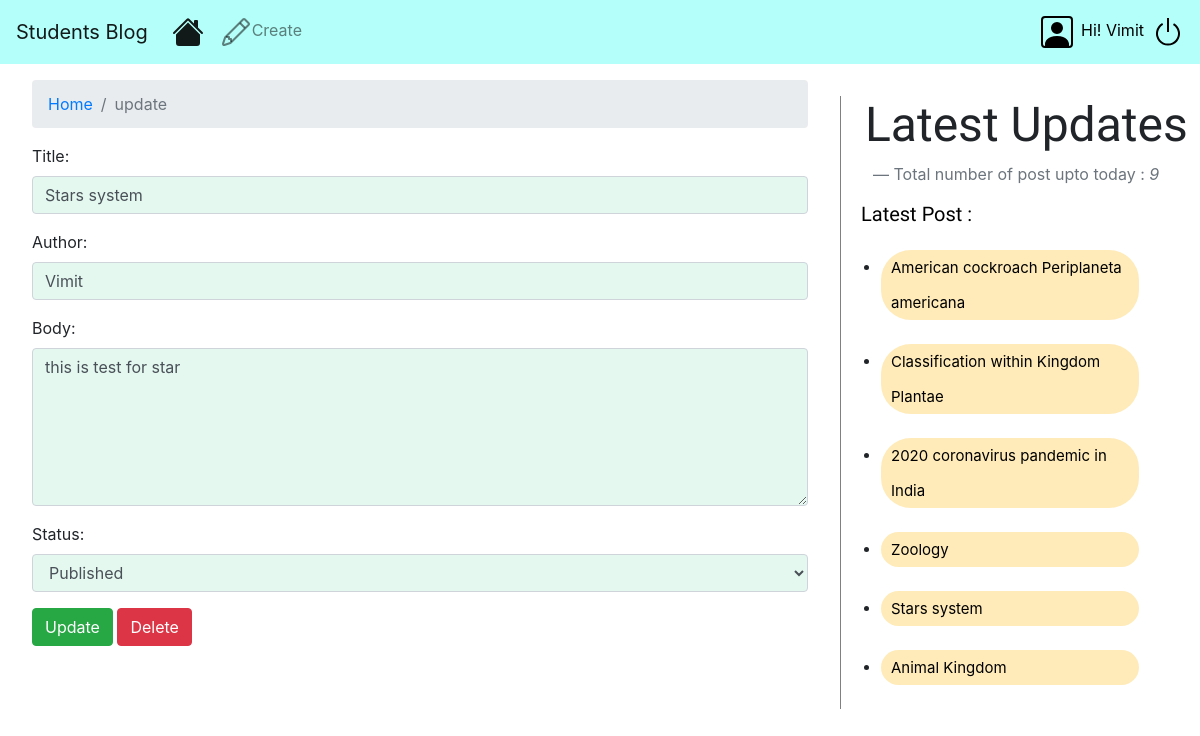
Page /update/23/ (signed in) on the committed database.
### scienceblog/models.py (models this page shows, shortened)
class Post(models.Model):
    STATUS_CHOICES=(('draft','Draft'),('published','Published'))
    title = models.CharField(max_length=256)
    slug = models.SlugField(max_length=264,unique_for_date='publish')
    author = models.ForeignKey(User, on_delete=models.CASCADE, related_name='blog_post',
                               related_query_name=None, limit_choices_to=None, null=True, db_column='author', blank=True)
    body = models.TextField()
    publish = models.DateTimeField(default=timezone.now)
    created = models.DateTimeField(default=timezone.now)
    updated = models.DateTimeField(default=timezone.now)
    status=models.CharField(max_length=10,choices=STATUS_CHOICES,default='draft')
    objects= CustomManager()
    tags = TaggableManager()
    class Meta:
        ordering=('-publish',)
    def get_absolute_url(self):
        return reverse('post_detail', args=[self.publish.year, self.publish.strftime('%m'), self.publish.strftime('%d'), self.slug], kwargs=None, current_app='scienceblog')

### scienceblog/views.py (the view)
@login_required
def post_update_view(request,id):
    post = Post.objects.get(id = id)
    if post.author != request.user:
        logout(request)
        messages.warning(
            request, f'Your are not authorized user to update or delete this post!!')
        return redirect('login')
    post_form = get_object_or_404(Post, id=id)
    user = User.objects.filter(username=request.user).first()
    kwargs = {}
    if request.method == 'POST':
        form = PostForm(request.POST, initial={'title': post_form.title, 'body': post_form.body,
                                               'status': post_form.status, 'author': post_form.author}, instance=user)
        form_value = QueryDict.dict(form.data)
        slug_value = re.sub(r'\s+', '-', form_value.get('title').lower())
        kwargs['id'] = id
        kwargs['title'] = form_value.get('title')
        kwargs['slug'] = slug_value
        kwargs['author'] = user
        kwargs['body'] = form_value.get('body')
        kwargs['status'] = form_value.get('status')
        try:
            obj = Post(**kwargs)
            obj.save()
            messages.success(request, f'Your Post have been Updated!')
            return redirect('profile')
        except Exception as e:
            messages.warning(
                request, f'There have been some Error, Please Contact Admin {e}')
            return redirect('blog-home')
    else:
        form = PostForm(initial={'title':post_form.title,'body':post_form.body,'status':post_form.status,'author':post_form.author},instance=post)
    return render(request, 'blog/post_update_view.html', {'form': form,'id':id})

### scienceblog/forms.py
class PostForm(forms.ModelForm):
    STATUS_CHOICES = (('draft', 'Draft'), ('published', 'Published'))
    title = forms.CharField(widget=forms.TextInput(attrs={'class':'form-control','placeholder':'Enter title of Post','required':True}))
    author = forms.CharField(widget=forms.TextInput(attrs={
                             'class': 'form-control', 'placeholder': 'Your Name'}), required=False, disabled=True)
    body = forms.CharField(widget=forms.Textarea(
        attrs={'class': 'form-control', 'placeholder': 'Add Content', 'required': True, 'rows': 6, 'cols': 15}))
    status = forms.ChoiceField(widget=forms.Select(
        attrs={'class': 'form-control choice'}), initial=None, show_hidden_initial=False, choices=STATUS_CHOICES)
    class Meta:
        model=Post
        fields = ('title','author','body','status')

### scienceblog/models.py (called while the page is built)
    def get_queryset(self):
        return super().get_queryset().filter(status='published')

### scienceblog/templatetags/blog.py (called while the page is built)
@register.simple_tag(name='count',takes_context=True)
def total_posts(context):
    return Post.objects.count()

@register.inclusion_tag('blog/latest_post.html')
def show_latest_post(count=5):
    latest_post = Post.objects.order_by('-publish')[:count]
    return {'latest_post': latest_post}

### templates/blog/post_update_view.html (shortened to what this page needs)
{%extends 'blog/index.html' %}
{%block content%}
<nav aria-label="breadcrumb">
    <ol class="breadcrumb">
        <li class="breadcrumb-item"><a href="{% url 'blog-home' %}">Home</a></li>
        <li class="breadcrumb-item active" aria-current="page">update</li>
    </ol>
</nav>
<form action="" method="POST">
    {{form.as_p}}
    <input type="submit" class="btn btn-success" value="Update">
    <a href="{% url 'post_delete' id %}" class="btn btn-danger">Delete</a>
</form>
{%endblock%}

### templates/blog/index.html (shortened to what this page needs)
<!DOCTYPE html>
{% load blog %}
{% load static %}
<html lang="en" dir="ltr">
  <head>
    <link rel="stylesheet" href="https://stackpath.bootstrapcdn.com/bootstrap/4.4.1/css/bootstrap.min.css">
    <link rel="stylesheet" href="https://cdnjs.cloudflare.com/ajax/libs/font-awesome/4.7.0/css/font-awesome.min.css">
    <link rel="stylesheet" href="{% static "css/blog/blog.css" %}">
  </head>
  <body>
    <nav class="navbar navbar-expand-lg fixed-top navbar-light" style="background-color: #b4fff9;">
      <a class="navbar-brand" href="/blog">Students Blog</a>
      <div class="collapse navbar-collapse" id="navbarSupportedContent">
        <ul class="navbar-nav mr-auto">
          <li class="nav-item active">
            <a class="nav-link" href="/"><svg class="bi bi-house-fill" width="2em" height="2em" viewBox="0 0 16 16" fill="currentColor" xmlns="http://www.w3.org/2000/svg"></a>
          </li>
          <li class="nav-item">
            <a class="nav-link" href="/create">Create</a>
          </li>
        </ul>
        <ul class="nav navbar-nav navbar-right">
          {% if user.is_authenticated %}
          <li><a href="{% url 'profile' %}" style="0.5em 0.5em 0.5em 0.5em;color: black;" title="Profile"><span style="margin: 0 0.5em 0 0.5em;">Hi! {{request.user}}</span></a></li>
          <li><a href="{% url 'logout' %}" style="0.5em 0.5em 0.5em 0.5em;color: black;" title="Logout"><svg
                class="bi bi-power" width="2em"
                height="2em" viewBox="0 0 16 16" fill="currentColor" xmlns="http://www.w3.org/2000/svg">
                <path fill-rule="evenodd" d="M5.578 4.437a5 5 0 104.922.044l.5-.866a6 6 0 11-5.908-.053l.486.875z"
                  clip-rule="evenodd" />
                <path fill-rule="evenodd" d="M7.5 8V1h1v7h-1z" clip-rule="evenodd" />
              </svg></a></li>
            {% endif %}
        </ul>
      </div>
    </nav>
    <div class="content">
      {% block content %}{% endblock %}
    </div>
    {% block sidebar %}
    <div class="sidebar">
      <h3 style="font-family: 'Dr Sugiyama';font-size: 48px; padding-left: 0.5em;">Latest Updates</h3>
      <footer class="blockquote-footer" style="font-size: 16px;padding: 0 0 1em 2em;">Total number of post upto today :
        <cite
          title="Source Title">{% count %}</cite></footer>
      <h5 style="font-family: 'Croissant One';font-size: 20px;color:black;padding: 0 0 0 1em; ">
        Latest Post :</h5>{% show_latest_post 6%}
    </div>
    {% endblock %}
  </body>
</html>

### templates/blog/latest_post.html (shortened to what this page needs)
<div class="row">
    <div class="col-sm-12">
        <div class="list-type3">
            <ul>
                {% for post in latest_post %}
                <li class="list"><a class="latest" href="{{post.get_absolute_url}}">{{post.title}}</a></li>
                {% endfor %}
            </ul>
        </div>
    </div>
</div>

### static/css/blog/blog.css (style rules this page uses)
.content { margin-top: 4em; width:70%; float: left; height: 100%; padding: 1em 2em 1em 2em; }
.sidebar { margin-top: 6em; width: 30%; float: right; border-left: 1px solid grey; height: 100%; }
h5 { color: black; }
#id_name,#id_email,#id_body,#id_title,#id_author,#id_status { background: rgb(228, 248, 240); }

### templates/blog/latest_post.html (style rules this page uses)
.list-type3 { margin:0 auto; width: 100%; }
.list-type3 li, .list-type3 a { float: left; height: 50%; line-height: 35px; position: relative; font-size: 15px; margin-bottom: 12px; width: 90%; }
.list-type3 a { padding: 0 0 0 10px; background: #ffebb9; color: black; border-radius: 2em; }

### rows in the picture
Post: title "Stars system", author "Vimit", body "this is test for star", status "Published"
Post: title "American cockroach Periplaneta americana"
Post: title "Classification within Kingdom Plantae"
Post: title "2020 coronavirus pandemic in India"
Post: title "Zoology"
Post: title "Animal Kingdom"

### other values in the picture
{{ request.user }} "Vimit"
